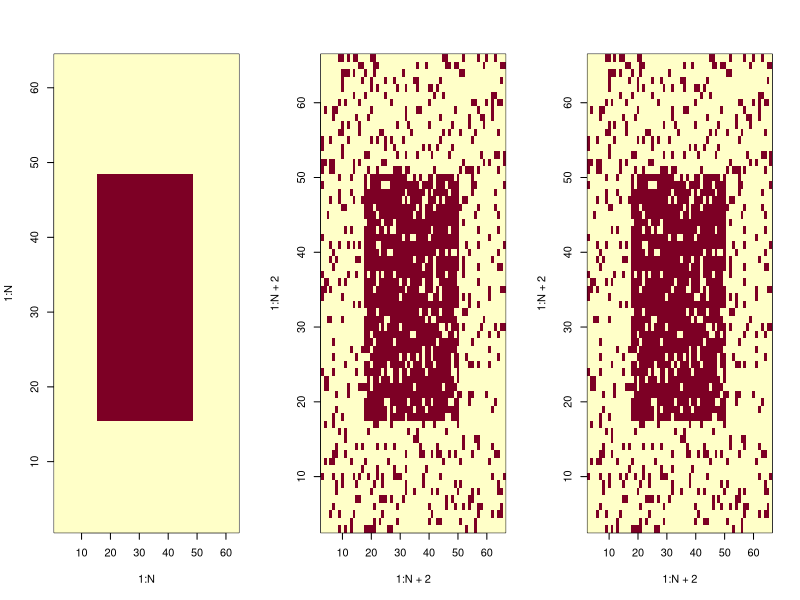
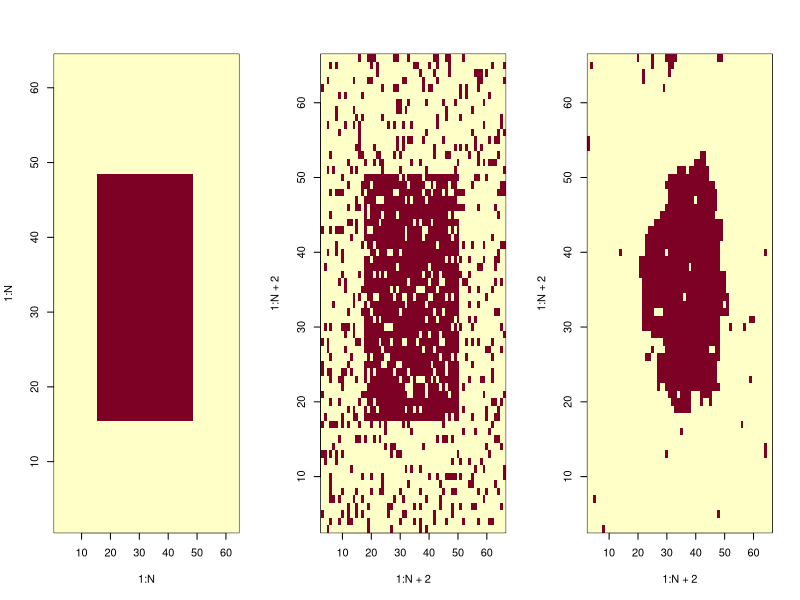
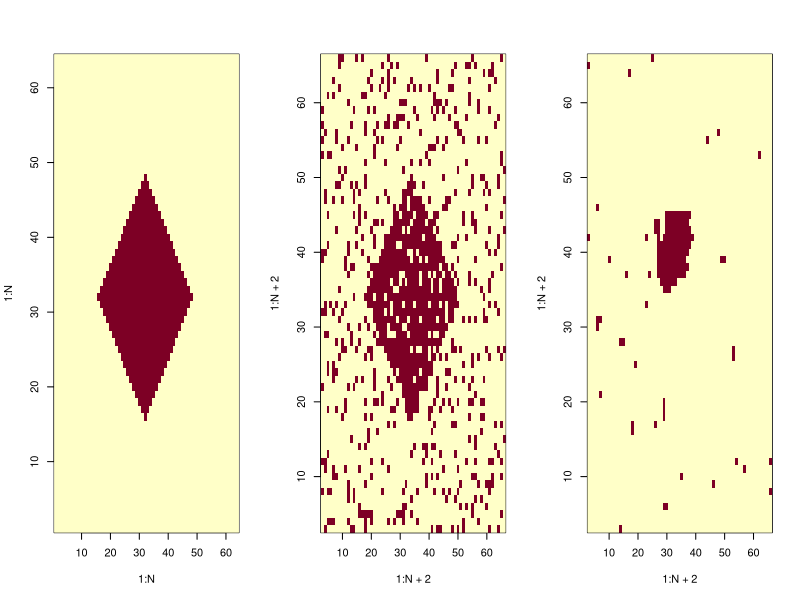
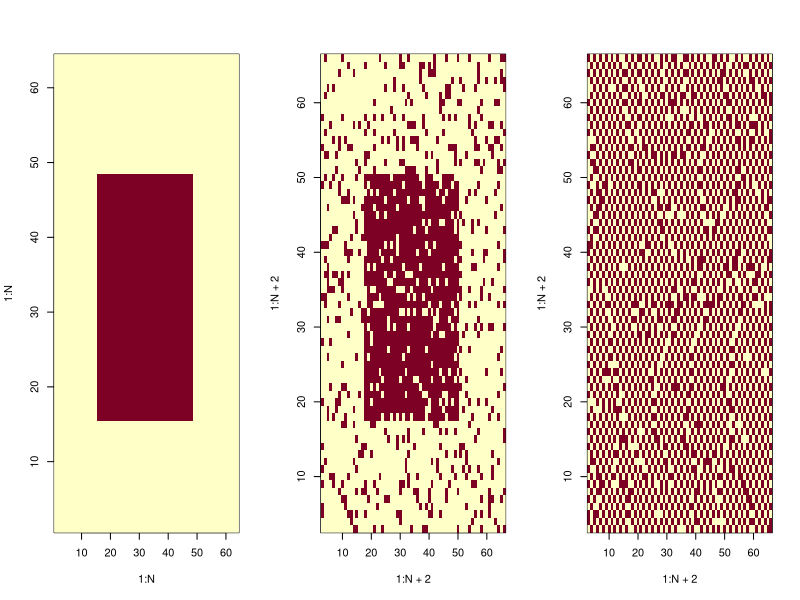
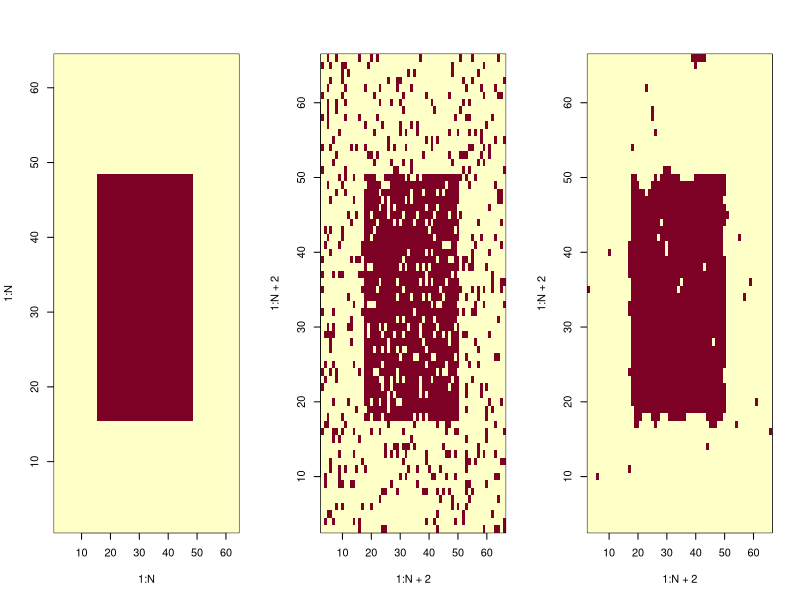
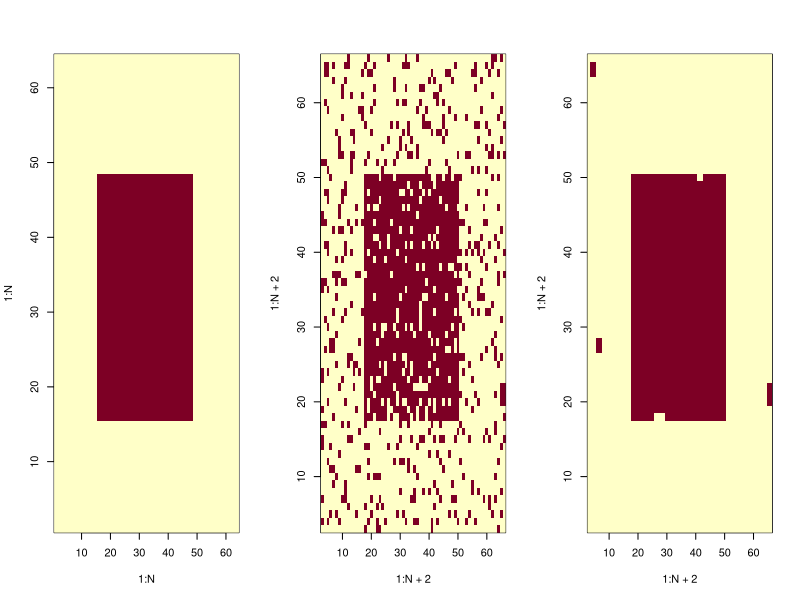
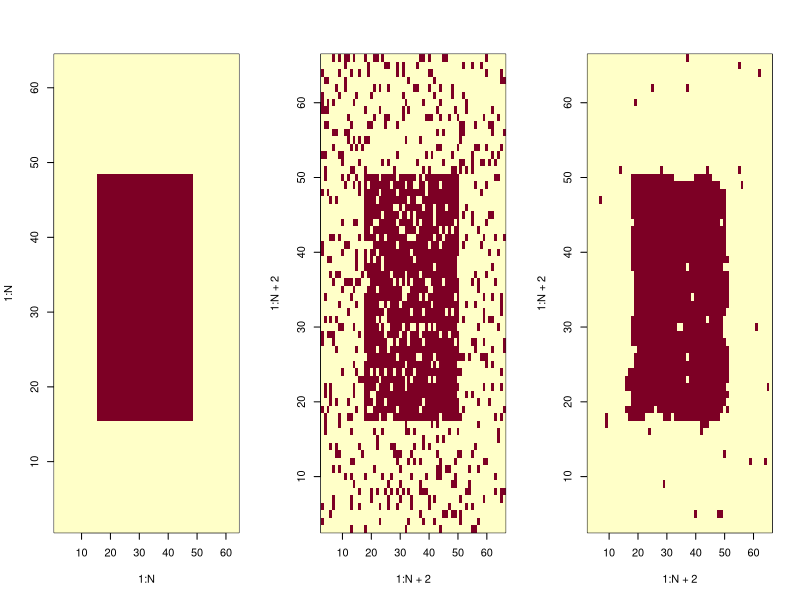
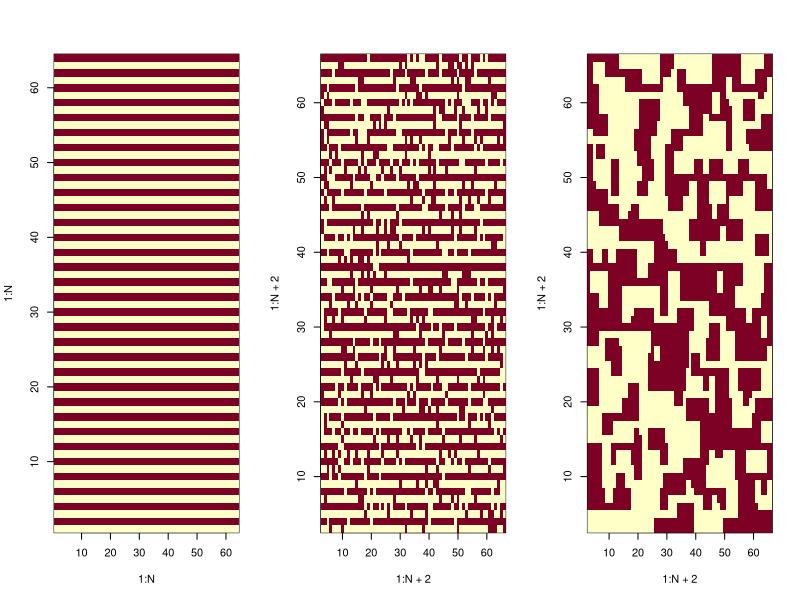

Generate these figures, in order, with R:
## ---- chunk 1
library(stats)
library(survival)
library(ggplot2)
## ---- chunk 2
bruiteur=function(image, br, p){
  #fonction qui revoit l'image donnée en argument par la même image mais bruitée par la méthode demandée "br"
  imgBr <- image
  N <- dim(image)[1]
  bruit <- 0
  p <- 0.15
  #----binomiale----
  if(br== "rbinom"){bruit <- matrix(2*rbinom(N^2,1,1-p)-1,nrow=N,ncol=N)}
  
  #----poisson----      #futurs bruitages différents possibles
  #----normale----
  
  imgBr <- image*bruit
  return(imgBr)
}#func

#================================================================================================================

imageGenerator=function(forme, N){
  #fonction permettant de générer une matrice-image de forme choisie, et de taille N*N
  
  img <- matrix(-1, nrow= N, ncol= N)
  
  #----rectangle----
  if(forme== "rectangle"){
    img[(N/4):(N*3/4),(N/4):(N*3/4)] <- 1}
  
  #----losange----
  if(forme== "losange"){
    for (i in 1:N){
      for (j in 1:N){
        img[i,j]=-1+2*(abs(i-j)<=N/4)*(abs(i+j-N)<=N/4)  
      }}#for#for
  }#if
  
  #----bandes verticales----
  if(forme=="bande"){
    for (j in 1:(N/2)){ img[,2*j]=rep(1,N) }
  }#if
  
  return(img)
}#func

#================================================================================================================

correspondance=function(img0, img1, N){
  #fonction qui renvoit le pourcentage de correspondance entre deux images de mêmes tailles.
	
	nok <- 0 #nombre de pixels divergents
	
	for (i in (1:N)){
		for (j in (1:N)){
			if(img0[i,j] != img1[i,j]){nok <- nok+1}
		}#for
	}#for
	correspondance <- ((N^2)-nok)/(N^2)*100
	return(correspondance)
}#func
## ---- chunk 3
GibbsIsing = function(forme, N, p, B, beta, alpha, n){
  # fonction qui réalise l'échantilloneur de Gibbs, sur le modèle d'Ising, avec une image img1 bruitée à partir de img0, afin de restaurer cette image.
  
  #----création de l'image parfaite img0----
  img0 = imageGenerator(forme, N)
  #----création de l'image bruitée, avec ajout d'une bordure.
	img1 = matrix(0, nrow=N+2, ncol=N+2)
	img1[2:(N+1),2:(N+1)] = bruiteur(img0, "rbinom", p) 
	img2 = img1 #image tampon
  img3 = img1 #mémoire du bruit initiale
  
  for(k in 1:n){ #n parcours de pixels
    #----choix d'un site au hasard---
    i <- 1+ceiling(N*runif(1)) # indice entre 2 et N+1 pour éviter le contour
    j <- 1+ceiling(N*runif(1))
    
    #----changement de valeur au site choisi sur img2 (1 ou -1) pour représenter E en entier avec img1 et img2 (cas d'une image en noir et blanc)----
    img2[i,j] = -img1[i,j]
    
    #----voisinage----
    v = img1[i+1,j] + img1[i-1,j] + img1[i,j+1] + img1[i,j-1]
    
    #----potentiels (modele d'ising)----
    U1 = -B*img1[i,j]-img1[i,j]*(beta*v + alpha*img3[i,j])
    U2 = -B*img2[i,j]-img2[i,j]*(beta*v + alpha*img3[i,j])
    
    #----calcule de la proba conditionnelle locale----
    P <- exp(-U2)/(exp(-U1)+exp(-U2))
    
    if(runif(1)<= P){img1[i,j]= img2[i,j]}#on change la valeur du pixel
    else{img2[i,j] <- img1[i,j]} #on garde la valeur du pixel
  }#for
  
  #----affichage----
  par(mfrow=c(1,3))
  
  img3 <- img3[2:(N+1),2:(N+1)] #on retire les contours
	img1 <- img1[2:(N+1),2:(N+1)]
  
	image(1:N,1:N,img0)#image initiale
	image(1:N+2,1:N+2,img3)#image bruitée
	image(1:N+2,1:N+2,img1)#image restaurée
}
## ---- chunk 4
metropolisIsing=function(forme, N, p, B, beta, alpha, n){
	#fonction qui réalise l'algorithme de Metropolis sur une image bruitée img1 (à partir de img0), pour restaurer cette image.
	
	#----création de l'image parfaite img0----
	img0 = imageGenerator(forme, N)
	
	#----création d'une image auxiliaire img1, avec bord plus long et bruitage----
	img1 = matrix(0, nrow=N+2, ncol=N+2)
	img1[2:(N+1),2:(N+1)] = bruiteur(img0, "rbinom", p)
	img2 = img1 #image tampon
	img3 = img1 #mémoire du bruit initiale

	for(k in 1:n){ #n visites de pixels
	
		#----choix d'un pixel au hasard----
		i <- 1+ceiling(N*runif(1)) # indice entre 2 et N+1
		j <- 1+ceiling(N*runif(1))
		
		#----tirage nouvelle valeure candidate----
		img2[i,j] = -img1[i,j]
	
		#----voisinage----
		v = img1[i+1,j] + img1[i-1,j] + img1[i,j+1] + img1[i,j-1]
	
		#----potentiels----
		U1 = -B*img1[i,j]-img1[i,j]*(beta*v + alpha*img3[i,j])#potentiel actuel
		U2 = -B*img2[i,j]-img2[i,j]*(beta*v + alpha*img3[i,j])#potentiel candidat
	
		#----proba conditionnelle locale----
		dU = U2-U1
		p <- exp(-dU)
		
		if(runif(1)<=p){img1[i,j]= -img1[i,j]}#on change la valeur du pixel
		else{img2[i,j] <- img1[i,j]} #on garde la valeur du pixel
	}#for
	
	#----affichage----
	img3 <- img3[2:(N+1),2:(N+1)] #on retire le contour
	img1 <- img1[2:(N+1),2:(N+1)]
	
	par(mfrow=c(1,3))
	image(1:N,1:N,img0)#image initiale
	image(1:N+2,1:N+2,img3)#image bruitée
	image(1:N+2,1:N+2,img1)#image restaurée
	return(c("pourcentage de restauration par metropolisIsing", correspondance(img0,img1,N)))
  
}#func
## ---- chunk 5
metropolisIsing("rectangle", 64, 0.25, 0, 0.66, 5, 10^5)
## ---- chunk 6
metropolisIsing("rectangle", 64, 0.25, 0, 0.66, 0, 5*10^5)
metropolisIsing("losange", 64, 0.25, 0, 0.66, 0, 5*10^5)
## ---- chunk 7
metropolisIsing("rectangle", 64, 0.25, 0, -0.66, 0.33, 10^5)
## ---- chunk 8
metropolisIsing("rectangle", 64, 0.25, 0, 0.66, 0.33, 10^5)
## ---- chunk 9
recuitSimule=function(forme, N, p, B, beta, alpha, n){
	#fonction qui réalise l'algorithme de recuit simulé, pour restaurer img1
	
	#----création de l'image parfaite img0----
	img0 = imageGenerator(forme, N)
	
	#----création d'une image auxiliaire img1, avec bordure et bruit----
	img1 = matrix(0, nrow=N+2, ncol=N+2)
	img1[2:(N+1),2:(N+1)] = bruiteur(img0, "rbinom", p)
	img2 = img1 #image tampon
	img3 = img1 #mémoire du bruit initiale

	for(k in 1:n){ #n visites de pixels
	  
	  T <- 1/log(k+1) #T tend lentement vers 0
	  
		#----choix d'un pixel au hasard----
		i <- 1+ceiling(N*runif(1)) # indice entre 2 et N+1
		j <- 1+ceiling(N*runif(1))
		
		#----tirage nouvelle valeure candidate----
		img2[i,j] = -img1[i,j]
	
		#----voisinage----
		v = img1[i+1,j] + img1[i-1,j] + img1[i,j+1] + img1[i,j-1]
	
		#----potentiels----
		U1 = -B*img1[i,j]-img1[i,j]*(beta*v + alpha*img3[i,j])#potentiel actuel
		U2 = -B*img2[i,j]-img2[i,j]*(beta*v + alpha*img3[i,j])#potentiel candidat
	
		#----probabilité conditionnelle locale, "recuite" à chaque itération----
		dU = U2-U1
		p <- exp(-dU/T)
		
		if(runif(1)<=p){img1[i,j]= -img1[i,j]}#changement
		else{img2[i,j] <- img1[i,j]} #inchangé
	}#for
	
	#----affichage----
	img3 <- img3[2:(N+1),2:(N+1)] #retire le contour
	img1 <- img1[2:(N+1),2:(N+1)]
	
	par(mfrow=c(1,3))
	image(1:N,1:N,img0)#image initiale
	image(1:N+2,1:N+2,img3)#image  bruitée
	image(1:N+2,1:N+2,img1)#image restaurée
	return(c("pourcentage de restauration par recuitSimule", correspondance(img0,img1,N)))
  
}#func
## ---- chunk 10
recuitSimule("rectangle", 64, 0.25, 0, 0.66, 0.33, 5*10^4)
metropolisIsing("rectangle", 64, 0.25, 0, 0.66, 0.33, 5*10^4)
## ---- chunk 11
recuitSimule("bande", 64, 0.25, 0, 0.66, 0.33, 5*10^4)
## ---- chunk 12
recuitSimule("bande", 64, 0.25, 0, -0.66, 0.33, 5*10^4)
## ---- chunk 13
restorStripe=function(forme, N, p, B, beta, alpha, n){
  #fonction de recuit simulé modifiée pour restaurer une image en bandes horizontales noir et blanche alternées, grâce à une 
  #disjonction de cas entre l'horizontale et la verticale pour les calculs de potentiel.
  
  energiehv=function(img){
    #fonction qui renvoie, dans un tuple, les sommes des doubles produits sur les lignes, et sur les colonnes. Le résultats sert 
    #au calcul des betah et betav
    eligne=0
    ecolonne=0
    for (i in 1:N) {for (j in 1:(N-1)){eligne=eligne+img[i,j]*img[i,j+1]}}  #somme des doubles produits de ligne
    for (j in 1:N) {for (i in 1:(N-1)){ecolonne=ecolonne+img[i,j]*img[i+1,j]}}  #somme des doubles produits de colonne
    return(c(eligne,ecolonne))
  }#func
  
  
  #----img0, initiale----
  img0 = imageGenerator(forme, N)
  
  #----img1, avec bordure et bruit----
  img1 = matrix(0, nrow=N+2, ncol=N+2)
  img1[2:(N+1),2:(N+1)] = bruiteur(img0, "rbinom", p)
  img2 = img1 #tampon
  img3 = img1 #bruit initiale
  
  #----calcul des deux beta, horizontal et vertical----
  betah=2*energiehv(img1)[2]/(abs(energiehv(img1)[1])+abs(energiehv(img1)[2]))
  betav=2*energiehv(img1)[1]/(abs(energiehv(img1)[1])+abs(energiehv(img1)[2]))

	for(k in 1:n){ #n visites de pixels
	  
	  T <- 1/log(n)
	  
		#----choix d'un pixel au hasard----
		i <- 1+ceiling(N*runif(1))
		j <- 1+ceiling(N*runif(1))
		
		#----tirage nouvelle valeure candidate----
		img2[i,j] = -img1[i,j]
	
    #----calcule du voisinage séparément entre horizontale (Vh) et verticale (Vv)
    Vh <- img1[i-1,j]+img1[i+1,j]
    Vv <- img1[i,j-1]+img1[i,j+1]
	
		#----potentiels----
		U1 = -B*img1[i,j]-img1[i,j]*(betah*Vh + betav*Vv + alpha*img3[i,j])#potentiel actuel
		U2 = -B*img2[i,j]-img2[i,j]*(betah*Vh + betav*Vv + alpha*img3[i,j])#potentiel candidat
	
		#----test----
		dU = U2-U1
		p <- exp(-dU/T)
		
		if(runif(1)<=p){img1[i,j]= -img1[i,j]}#changé
		else{img2[i,j] <- img1[i,j]} #inchangé
	}#for
  
  
  #----affichage----
  img3 <- img3[2:(N+1),2:(N+1)] 
  img1 <- img1[2:(N+1),2:(N+1)]
  par(mfrow=c(1,3))
  image(1:N,1:N,img0)#image initiale
  image(1:N+2,1:N+2,img3)#image bruitée
  image(1:N+2,1:N+2,img1)#image restaurée
  
  return(c("pourcentage de restauration par restorStripe",correspondance(img0,img1,N),"betah",betah,"betav",betav))
  
}#func
## ---- chunk 14
restorStripe("bande",64,0.25,0,0.66,0.33,5*10^4)
## ---- chunk 15

Vstar=function(img, N, i, j, L){
  #fonction qui calcule le voisinage du pixel (i,j), selon le modèle de voisinage en étoile variable.
  
  vbranch=function(img, N, is, js, iv, jv, L){
	  #L détermine la longueur maximale d'une branche
	  #(iv, jv) appartient à [(0,1),(0,-1),(1,0),(-1,0)], c'est ce qui donne le sens de la branche à partir de s

	  v = c() #branche finale
	  vl = c() #branche brute
	  if(is<1 | is>N | js<1 | js>N){return("les coordonnées données sont en dehors de l'image")}

	  #----récupération des L sites de la branche potentielles sans condition----
	  for(k in(1:L)){
		  i <- is+k*iv
		  j <- js+k*jv
		  if(i>=1 && i<=N){ if(j>=1 && j<=N){ #teste si les coordonnées du candidat sont dans l'image
			  vl <- c(vl,img[i,j])
		  }}#if&if
	  }#for
	  if(is.null(vl[1])){return(0)} #si on est sur le bord
	
	  #----épuration selon la condition de valeur de site----
	  lead <- vl[1] #base de la branche, à côté du site
	  for(k in 1:length(vl)){ #parcours les L sites
		  if(vl[k]==lead){ v <- c(v,vl[k]) }#condition pour faire partie de la branche.
	  }#for
	
	  return(length(v)*lead) #"poid" de la branche. length(v) fait office de facteur, comme beta classiquement
  }#func
  
  #somme des quatre branches
	s <- 0
	s <- s + vbranch(img, N, i, j, -1, 0, L)
	s <- s + vbranch(img, N, i, j, 1, 0, L)
	s <- s + vbranch(img, N, i, j, 0, -1, L)
	s <- s + vbranch(img, N, i, j, 0, 1, L)
	return(s)
}#func
## ---- chunk 16
recuitSimule_Vstar=function(forme, N, p, B, beta, alpha, n, L){
	#fonction qui réalise l'algorithme de recuit, mais dont le calcul de voisinage se faite selon le modèle en étoile variable.
	
	#----image parfaite img0----
	img0 = imageGenerator(forme, N)
	
	#----image auxiliaire img1, avec bordure et bruitage----
	img1 = matrix(0, nrow=N+2, ncol=N+2)
	img1[2:(N+1),2:(N+1)] = bruiteur(img0, "rbinom", p)
	img2 = img1 #tampon
	img3 = img1 #bruit initiale

	for(k in 1:n){
	  
	  T <- 1/log(k+1)
	  
		#----choix d'un pixel au hasard----
		i <- 1+ceiling(N*runif(1))
		j <- 1+ceiling(N*runif(1))
		
		#----tirage nouvelle valeure candidate----
		img2[i,j] = -img1[i,j]
	
		#----voisinage selon le modèle en étoile----
	  v = Vstar(img1, N+2, i, j, L)
		
		#----potentiels----
		U1 = -B*img1[i,j]-img1[i,j]*(beta*v + alpha*img3[i,j])#potentiel actuel
		U2 = -B*img2[i,j]-img2[i,j]*(beta*v + alpha*img3[i,j])#potentiel candidat
	
		#----test----
		dU = U2-U1
		p <- exp(-dU/T)
		
		if(runif(1)<=p){img1[i,j]= -img1[i,j]}#changé
		else{img2[i,j] <- img1[i,j]} #inchangé
	}#for
	
	#----affichage----
	img3 <- img3[2:(N+1),2:(N+1)] #on retire le contour
	img1 <- img1[2:(N+1),2:(N+1)]
	
	par(mfrow=c(1,3))
	image(1:N,1:N,img0)#image initiale
	image(1:N+2,1:N+2,img3)#image  bruitée
	image(1:N+2,1:N+2,img1)#image restaurée
	
	return(correspondance(img0, img1, N))
  
}#func

## ---- chunk 17
smartStop=function(forme, N, p, B, beta, alpha, S){
	#fonction qui réalise l'algorithme de recuit simulé avec pour condition d'arrêt faire S itérations successives sans changement de valeur.
	
	#----création de l'image parfaite img0----
	img0 = imageGenerator(forme, N)
	
	#----création d'une image auxiliaire img1, avec bord plus long et bruitage----
	img1 = matrix(0, nrow=N+2, ncol=N+2)
	img1[2:(N+1),2:(N+1)] = bruiteur(img0, "rbinom", p)
	img2 = img1 #image tampon
	img3 = img1 #mémoire du bruit initiale
	
  X<-0 #nombre d'itérations consécutives sans changement de spin
  it<-0 #compteur
  
  while(X<=S) { 
	  
    it <- it+1
	  T <- 1/log(it+1) #T tend vers 0
	  
		#----choix d'un pixel au hasard----
		i <- 1+ceiling(N*runif(1)) # indice entre 2 et N+1
		j <- 1+ceiling(N*runif(1))
		
		#----tirage nouvelle valeure candidate----
		img2[i,j] = -img1[i,j]
	
		#----voisinage----
	  v = Vstar(img1, N+2, i, j, 5) # L arbitrairement fixé à 5
		
		#----potentiels----
		U1 = -B*img1[i,j]-img1[i,j]*(beta*v + alpha*img3[i,j])#potentiel actuel
		U2 = -B*img2[i,j]-img2[i,j]*(beta*v + alpha*img3[i,j])#potentiel candidat
	
		#----test----
		dU = U2-U1
		p <- exp(-dU/T)
		
		if(runif(1)<=p){#on change la valeur du pixel
		  img1[i,j]= -img1[i,j]
		  X <- 0} #on a changé un pixel, retour à la case départ
		  
		else{
		  img2[i,j] <- img1[i,j]
		  X <- X+1} #on garde la valeur du pixel
	}#for
	
	#----RETURN----
	img1 <- img1[2:(N+1),2:(N+1)]
	corresp <- correspondance(img0, img1, N)
	return(c(corresp,it)) #(pourcentage de restauration, nombre d'itérations nécessaires)
  
}#func
## ---- chunk 18
disp_smartStop=function(forme, N, p, B, beta, alpha, S, pas){
  
  plage = seq(pas,S,pas) #plage S des tirages successifs sans changement
  l = length(plage)
  corresp = c(1:l) #stock des pourcentages de restauration
  iter = c(1:l) #stock des quantités d'itérations
  
  for( ss in plage){
    result = smartStop(forme, N, p, B, beta, alpha, ss)
    corresp[ss/pas] <- result[1]
    iter[ss/pas] <- result[2]

  }#for
  
  rev <- data.frame(plage_evaluation=plage, correspondance=corresp, nombre_iteration=iter )

  ggplot(data = rev, aes(x="largeur de la plage S",y="nombre d'itération n"))+geom_line()+geom_point() 
    # + geom_smooth()  
  print(rev)
}#func
## ---- chunk 19
disp_smartStop("rectangle", 64, 0.25, 0, 0.66, 0.33, 2000, 200)
## ---- chunk 20
smartStopLight=function(forme, N, p, B, beta, alpha, S, prcm){

	img0 = imageGenerator(forme, N)
	img1 = matrix(0, nrow=N+2, ncol=N+2)
	img1[2:(N+1),2:(N+1)] = bruiteur(img0, "rbinom", p)
	img2 = img1 #image tampon
	img3 = img1 #mémoire du bruit initiale
  X<-0 #nombre d'itérations consécutives sans changement de spin
  Y <- 0 #nombre de changements de spin, remis à 0 dès que Y==m.
  m <- prcm*S #nombre d'erreurs tolérées
  it<-0 #compteur d'itération général
  while(X<=S) { 
    it <- it+1
	  T <- 1/log(it+1) #T tend vers 0
		i <- 1+ceiling(N*runif(1)) # indice entre 2 et N+1
		j <- 1+ceiling(N*runif(1))
		img2[i,j] = -img1[i,j]
	  v = Vstar(img1, N+2, i, j, 5) # L arbitrairement fixé à 5
		U1 = -B*img1[i,j]-img1[i,j]*(beta*v + alpha*img3[i,j])#potentiel actuel
		U2 = -B*img2[i,j]-img2[i,j]*(beta*v + alpha*img3[i,j])#potentiel candidat
		dU = U2-U1
		p <- exp(-dU/T)
		if(runif(1)<=p){#on change la valeur du pixel
		  img1[i,j]= -img1[i,j]
		  Y <- Y+1
		  if(Y==m+1){ #dépassement du cota de changement de valeur m
		    X <- 0
		    Y <- 0}
		  else{X <- X+1}
		}#if 
		else{ #on garde la valeur du pixel
		  img2[i,j] <- img1[i,j]
		  X <- X+1} 
	}#for
	
	#----RETURN----
	img1 <- img1[2:(N+1),2:(N+1)]
	corresp <- correspondance(img0, img1, N)
	return(c(corresp,it)) #(pourcentage de restauration, nombre d'itérations nécessaires)
}#func

#smartStopLight("rectangle", 64,0.25, 0, 2/3, 1/3, 500, 15)
## ---- chunk 21
disp_smartStopLight=function(forme, N, p, B, beta, alpha, S, pas, prcm){
  
  plage = seq(pas,S,pas) #plage S des tirages successifs sans changement
  l = length(plage)
  error = c(1:l) #stock du nombre d'erreurs maximal accepté
  corresp = c(1:l) #stock des pourcentages de restauration
  iter = c(1:l) #stock des quantités d'itérations
  
  for( ss in plage){
    #m = prcm*ss
    result = smartStopLight(forme, N, p, B, beta, alpha, ss, prcm)
    error[ss/pas] <- prcm*ss #nombre d'erreurs tolérées 
    corresp[ss/pas] <- result[1]
    iter[ss/pas] <- result[2]

  }#for
  
  rev <- data.frame(plage_evaluation=plage, correspondance=corresp, nombre_iteration=iter, erreur_maximal=error)

  ggplot(data = rev, aes(x="largeur de la plage",y="nombre d'itération"))+geom_line()+geom_point() 
    # + geom_smooth()  
  print(rev)
}#func
## ---- chunk 22
disp_smartStopLight("rectangle", 64, 0.25, 0, 0.66, 0.33, 2000, 200, 0.01)
## ---- chunk 23
ICM=function(forme, N, p, B, beta, alpha, n){
	#fonction qui réalise l'algorithme d'ICM, pour restaurer img1
	
	#----création de l'image parfaite img0----
	img0 = imageGenerator(forme, N)
	
	#----création d'une image auxiliaire img1, avec bordure et bruit----
	img1 = matrix(0, nrow=N+2, ncol=N+2)
	img1[2:(N+1),2:(N+1)] = bruiteur(img0, "rbinom", p)
	img2 = img1 #image tampon
	img3 = img1 #mémoire du bruit initiale

	for(k in 1:n){ #n visites de pixels
	  
		#----choix d'un pixel au hasard----
		i <- 1+ceiling(N*runif(1)) # indice entre 2 et N+1
		j <- 1+ceiling(N*runif(1))
		
		#----tirage nouvelle valeure candidate----
		img2[i,j] = -img1[i,j]
	
		#----voisinage----
		v = img1[i+1,j] + img1[i-1,j] + img1[i,j+1] + img1[i,j-1]
	
		#----potentiels----
		U1 = -B*img1[i,j]-img1[i,j]*(beta*v + alpha*img3[i,j])#potentiel actuel
		U2 = -B*img2[i,j]-img2[i,j]*(beta*v + alpha*img3[i,j])#potentiel candidat
	
		#----probabilité conditionnelle locale, "recuite" à chaque itération----
		
		if(U1>U2){img1[i,j]= -img1[i,j]}#le changement proposé fait diminuer le potentiel local, on l'accept
		else{img2[i,j] <- img1[i,j]} #le changement proposé fait augmenter le potentiel local, on le refuse
	}#for
	
	#----affichage----
	img3 <- img3[2:(N+1),2:(N+1)] #retire le contour
	img1 <- img1[2:(N+1),2:(N+1)]
	
	return(correspondance(img0,img1,N))
  
}#func
## ---- chunk 24
metropolisIsing_return=function(forme, N, p, B, beta, alpha, n){
	#MEtropolisIsing sans affichage d'image, pour le test de vitesse
	
	#----création de l'image parfaite img0----
	img0 = imageGenerator(forme, N)
	
	#----création d'une image auxiliaire img1, avec bord plus long et bruitage----
	img1 = matrix(0, nrow=N+2, ncol=N+2)
	img1[2:(N+1),2:(N+1)] = bruiteur(img0, "rbinom", p)
	img2 = img1 #image tampon
	img3 = img1 #mémoire du bruit initiale

	for(k in 1:n){ #n visites de pixels
	
		#----choix d'un pixel au hasard----
		i <- 1+ceiling(N*runif(1)) # indice entre 2 et N+1
		j <- 1+ceiling(N*runif(1))
		
		#----tirage nouvelle valeure candidate----
		img2[i,j] = -img1[i,j]
	
		#----voisinage----
		v = img1[i+1,j] + img1[i-1,j] + img1[i,j+1] + img1[i,j-1]
	
		#----potentiels----
		U1 = -B*img1[i,j]-img1[i,j]*(beta*v + alpha*img3[i,j])#potentiel actuel
		U2 = -B*img2[i,j]-img2[i,j]*(beta*v + alpha*img3[i,j])#potentiel candidat
	
		#----proba conditionnelle locale----
		dU = U2-U1
		p <- exp(-dU)
		
		if(runif(1)<=p){img1[i,j]= -img1[i,j]}#on change la valeur du pixel
		else{img2[i,j] <- img1[i,j]} #on garde la valeur du pixel
	}#for
	
	#----affichage----
	img3 <- img3[2:(N+1),2:(N+1)] #on retire le contour
	img1 <- img1[2:(N+1),2:(N+1)]
	
	return(correspondance(img0,img1,N))
  
}#func
## ---- chunk 25
recuitSimule_return=function(forme, N, p, B, beta, alpha, n){
	#fonction qui réalise l'algorithme de recuit simulé, pour restaurer img1
	
	#----création de l'image parfaite img0----
	img0 = imageGenerator(forme, N)
	
	#----création d'une image auxiliaire img1, avec bordure et bruit----
	img1 = matrix(0, nrow=N+2, ncol=N+2)
	img1[2:(N+1),2:(N+1)] = bruiteur(img0, "rbinom", p)
	img2 = img1 #image tampon
	img3 = img1 #mémoire du bruit initiale

	for(k in 1:n){ #n visites de pixels
	  
	  T <- 1/log(k+1) #T tend lentement vers 0
	  
		#----choix d'un pixel au hasard----
		i <- 1+ceiling(N*runif(1)) # indice entre 2 et N+1
		j <- 1+ceiling(N*runif(1))
		
		#----tirage nouvelle valeure candidate----
		img2[i,j] = -img1[i,j]
	
		#----voisinage----
		v = img1[i+1,j] + img1[i-1,j] + img1[i,j+1] + img1[i,j-1]
	
		#----potentiels----
		U1 = -B*img1[i,j]-img1[i,j]*(beta*v + alpha*img3[i,j])#potentiel actuel
		U2 = -B*img2[i,j]-img2[i,j]*(beta*v + alpha*img3[i,j])#potentiel candidat
	
		#----probabilité conditionnelle locale, "recuite" à chaque itération----
		dU = U2-U1
		p <- exp(-dU/T)
		
		if(runif(1)<=p){img1[i,j]= -img1[i,j]}#changement
		else{img2[i,j] <- img1[i,j]} #inchangé
	}#for
	
	#----affichage----
	img3 <- img3[2:(N+1),2:(N+1)] #retire le contour
	img1 <- img1[2:(N+1),2:(N+1)]
	
	return(correspondance(img0,img1,N))
  
}#func
## ---- chunk 26
disp_generalSpeedTest=function(forme, N, p, B, beta, alpha, nn, pas){
  
  iteration = seq(pas,nn,pas) #plage S des tirages successifs sans changement
  l = length(iteration) #nombre de test que l'on va réaliser
  corresp_metro = c(1:l) #stock des pourcentages de restauration pour Metropolis
  corresp_ICM = c(1:l) #stock des pourcentages de restauration pour ICM
  corresp_recuit = c(1:l) #// pour le recuit simulé
  
  for( n in iteration){
    corresp_metro[n/pas] <- metropolisIsing_return(forme, N, p, B, beta, alpha, n)
    corresp_recuit[n/pas] <- recuitSimule_return(forme, N, p, B, beta, alpha, n)
    corresp_ICM[n/pas] <- ICM(forme, N, p, B, beta, alpha, n)
  }#for
  
  rev <- data.frame(nombre_iteration=iteration, restauration_Metropolis=corresp_metro, restauration_recuit=corresp_recuit, restauration_ICM=corresp_ICM)

  ggplot(data = rev, aes(x="largeur de la plage",y="nombre d'itération"))+geom_line()+geom_point() 
    # + geom_smooth()  
  print(rev)
}#func
## ---- chunk 27
disp_generalSpeedTest("rectangle",64,0.25,0,0.66,0.33,10^5,10^4)
